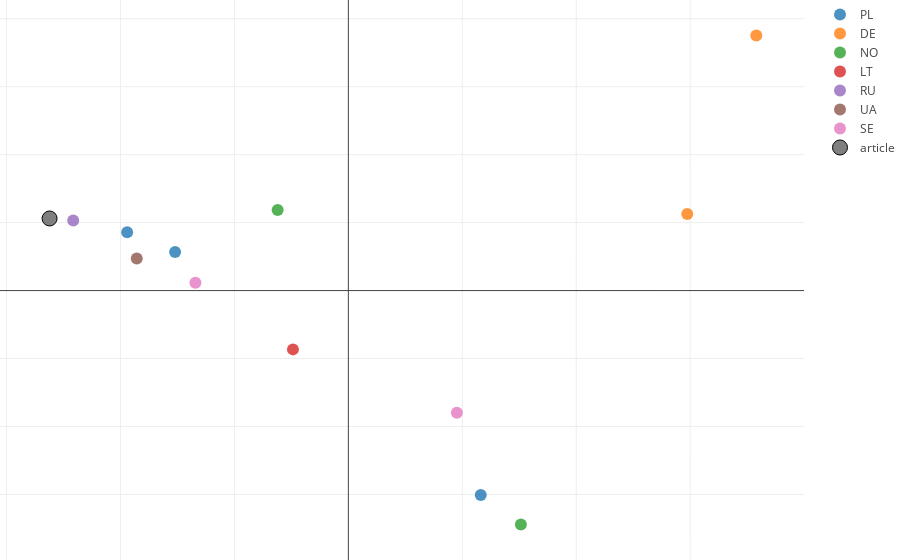

Notebook source saved alongside this figure:
### Code cell
def plotR2_with_prediction(df,point, batch_size):

    df_new=df.iloc[:,1:df.shape[1]-1]
    
    ipca = IncrementalPCA(2, batch_size)
    ipca.fit(df_new)
    

    new_data =  pd.DataFrame(ipca.transform(df_new))
    new_data['@C#ountry']=df['@C#ountry']
        
    countries=new_data["@C#ountry"].unique()
  
    #Znajduje kierunki główne na podstawie tych samych przekształceń
    #dla artykułu dla którego szukamy narodowości
    prediction = pd.DataFrame(ipca.transform(pd.DataFrame(point).transpose()))

    it = 0
    x,y=[],[]
    data= []
    for i in countries:
        country_data = new_data.loc[new_data["@C#ountry"] == i]
        x.append(country_data[0])
        y.append(country_data[1])

        trace = go.Scatter(
            x=x[it],
            y=y[it],
            name = i,
            mode='markers',
            marker=dict(
                size=12,
                line=dict(
                    color='rgba(217, 217, 217, 0.14)',
                    width=0.5
                ),
                opacity=0.8
            )
        )

        data.append(trace)
        it+=1

        
    trace = go.Scatter(
        x = prediction[0],
        y = prediction[1],
        name = "article",
        mode='markers',
        marker=dict(
            size=15,
            line=dict(
            color='rgb(0,0,0)',
            width=1
            ),
             opacity=1
            )   
    )
    layout = go.Layout(
        margin=dict(
            l=0,
            r=0,
            b=0,
            t=0
        )
    )
    
    data.append(trace)

    fig = go.Figure(data=data, layout=layout)
    iplot(fig, filename='simple-3d-scatter')
    
plotR2_with_prediction(df,[0]*9037,12)

### Figure 1 — Plotly figure (JSON) as saved in the notebook; plotly's stock layout.template omitted (floating-point values rounded to 4 significant figures)
{"data": [{"marker": {"line": {"color": "rgba(217, 217, 217, 0.14)", "width": 0.5}, "opacity": 0.8, "size": 12}, "mode": "markers", "name": "PL", "type": "scatter", "uid": "d322d8ab-1b91-40cc-9bca-6356e646ad58", "x": [-0.9707, 0.581, -0.7603], "y": [0.4296, -1.504, 0.2838]}, {"marker": {"line": {"color": "rgba(217, 217, 217, 0.14)", "width": 0.5}, "opacity": 0.8, "size": 12}, "mode": "markers", "name": "DE", "type": "scatter", "uid": "0e4879c5-4a2a-42d3-a4af-a7996f14866d", "x": [1.79, 1.487], "y": [1.877, 0.5632]}, {"marker": {"line": {"color": "rgba(217, 217, 217, 0.14)", "width": 0.5}, "opacity": 0.8, "size": 12}, "mode": "markers", "name": "NO", "type": "scatter", "uid": "031ceeec-1bdf-4038-b818-241857e7d00b", "x": [0.7572, -0.3103], "y": [-1.721, 0.5937]}, {"marker": {"line": {"color": "rgba(217, 217, 217, 0.14)", "width": 0.5}, "opacity": 0.8, "size": 12}, "mode": "markers", "name": "LT", "type": "scatter", "uid": "3a3d5e77-67e3-46d5-9e73-882e357113bf", "x": [-0.2432], "y": [-0.4325]}, {"marker": {"line": {"color": "rgba(217, 217, 217, 0.14)", "width": 0.5}, "opacity": 0.8, "size": 12}, "mode": "markers", "name": "RU", "type": "scatter", "uid": "e19684b4-7f86-4ac8-a74b-e00f892b3860", "x": [-1.207], "y": [0.5156]}, {"marker": {"line": {"color": "rgba(217, 217, 217, 0.14)", "width": 0.5}, "opacity": 0.8, "size": 12}, "mode": "markers", "name": "UA", "type": "scatter", "uid": "c2faa6b4-eace-4575-acc5-ada6adbc47d2", "x": [-0.9286], "y": [0.2357]}, {"marker": {"line": {"color": "rgba(217, 217, 217, 0.14)", "width": 0.5}, "opacity": 0.8, "size": 12}, "mode": "markers", "name": "SE", "type": "scatter", "uid": "96cfa1f8-5373-4425-9f98-dd5e0ee56860", "x": [-0.6711, 0.4762], "y": [0.05805, -0.8987]}, {"marker": {"line": {"color": "rgb(0,0,0)", "width": 1}, "opacity": 1, "size": 15}, "mode": "markers", "name": "article", "type": "scatter", "uid": "ea80a4fc-125b-447d-8c10-ec745b7245b7", "x": [-1.311], "y": [0.5306]}], "layout": {"margin": {"b": 0, "l": 0, "r": 0, "t": 0}}}
